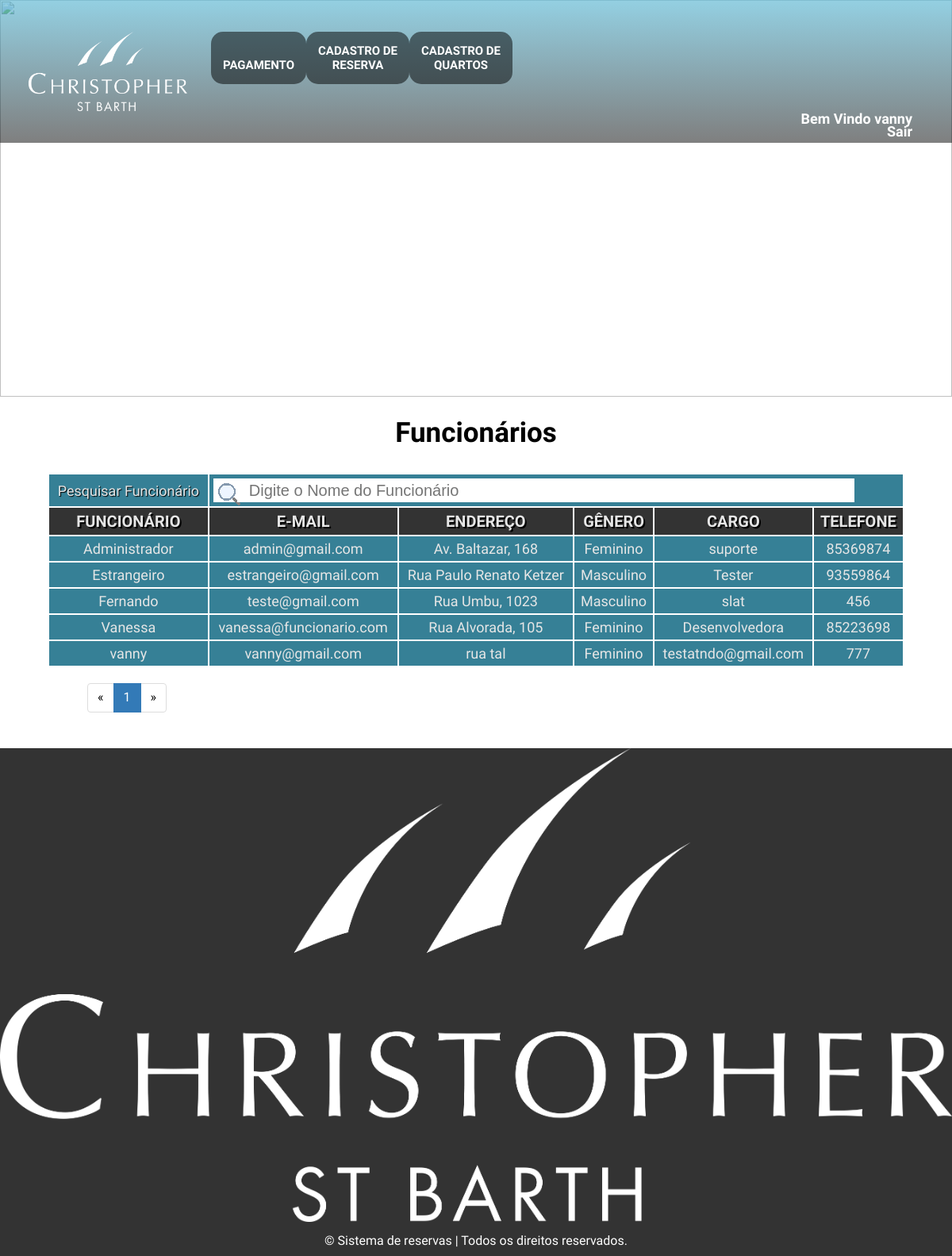
The app's page /funcionarios.php (signed in) with its own data.
### tables this page shows
CREATE TABLE `funcionarios` (
  `id` int(11) NOT NULL,
  `nome` varchar(100) NOT NULL,
  `endereco` varchar(100) NOT NULL,
  `cpf` varchar(100) NOT NULL,
  `telefone` varchar(100) NOT NULL,
  `sexo` varchar(100) NOT NULL,
  `cargo` varchar(100) NOT NULL,
  `email` varchar(100) NOT NULL,
  `senha` varchar(100) NOT NULL,
  `tiririca` varchar(30) DEFAULT NULL
);

### php/conexao.php (called while the page is built, shortened)
<?php
class conecta extends config{
function __construct(){
	$this->pdo = new PDO("mysql:host=".$this->host.";dbname=".$this->db,$this->usuario,$this->senha, array(
    PDO::ATTR_ERRMODE => PDO::ERRMODE_EXCEPTION,
    PDO::MYSQL_ATTR_INIT_COMMAND => "SET NAMES utf8"
  ));
}
}
?>

### funcionarios.php (the view, shortened to what this page needs)
<?php
include("php/conexao.php");
if(!empty($_SESSION["email"])){
$email = $_SESSION['email'];
$itens_por_pagina =10;
$cone = new conecta();
if(empty($_GET["pagina"]))
    $pagina =0;
else
    $pagina = intval($_GET["pagina"]);
$sql_contador = $cone->pdo->prepare("SELECT * FROM funcionarios");
$sql_contador->execute();
$linhas =$sql_contador->rowCount();
$num_total = $linhas;
$num_paginas = ceil($num_total / $itens_por_pagina);
$consulta = $cone->pdo->prepare("SELECT * FROM funcionarios WHERE email = :email");
$consulta->bindValue(":email", $email);
$consulta->execute();
$administrador=$consulta->fetch(PDO::FETCH_ASSOC);
echo '<!DOCTYPE html>
<html>
<head>
	<meta charset="UTF-8" />
	<title>Funcionários | Sistema de reservas</title>
	<link href="estilos/funcionarios-estilo.css" rel="stylesheet"/>
	<link href="estilos/padrao_estilo.css" rel="stylesheet" />
	<link href="bootstrap/css/bootstrap.css" rel="stylesheet">
	<script src="javascript/menu.js"></script>
	<script src="javascript/jquery.min.js"></script>
	<link href="https://fonts.googleapis.com/css?family=BioRhyme" rel="stylesheet">
	<link rel="icon" href="img/icone.png" />
	<meta name="viewport" content="width=device-width, initial-scale=1, maximum-scale=1, user-scalable=no">
	<meta name="robots" content="noindex, nofollow">
<script>
$(window).load(function(){
$("body").css("display","block");
});
</script>
<script>
$(function(){
var nav = $("#navegacao");
$(window).scroll(function () {
if ($(this).scrollTop() > 0) {
nav.addClass("menu-fixo");
} else {
nav.removeClass("menu-fixo");
}
});
});
</script>
</head>
<body onload="carrega()">
<section id="fundo">
<header id="header">
<figure>
<figcaption>
<nav id="navegacao">
    <a href="index"><img src="img/logo.png" id="logo" alt="Sistema de reservas" title="Sistema de reservas"></a>
<ul>
	<a href="cadastro/pagseguro" title="Pagamento"><li> <br>Pagamento</li></a>';
if($administrador["tiririca"]== "admin"){
	echo'<a href="cadastro/funcionario" title="Cadastro de Funcionário"><li>Cadastro de <br>Funcionário</li></a>';
}else{
	echo'<a href="chamado/Reserva" title="Cadastro de Reserva"><li>Cadastro de <br>Reserva</li></a>';
}
echo'<a href="cadastro/quarto" title="Cadastro de Quartos"><li>Cadastro de <br>Quartos</li></a>
</ul>
</div>
    <a href="#" onclick=\'carrega_menu("menu_mobile")\'><img src="img/menu-icone.png" id="icone-menu" alt="Menu"></a>
<ul id="menu_mobile">
	<a href="cadastro/pagseguro" title="Pagamento"><li> <br>Pagamento</li></a>';
echo '<a href="cadastro/quarto" title="Cadastro de Quartos"><li>Cadastro de Quartos</li></a>
</ul>';
if(empty(!$_SESSION["email"])){
$nome = explode(" ",$administrador["nome"]);
print('<p class="login">Bem Vindo '.$nome[0].'</p><br>');
print('<a href="logout" class="sair">Sair</a>');
}
echo'
</nav>
</figcaption>
</figure>
</header>
<section id="slide">
<img src="img/imagem_fundo.jpg" class="imagem_fundo" title="Sistema de reservas" alt="Sistema de reservas">
<img src="img/imagem_fundo-2.jpg" class="imagem_fundo2">
<img src="img/imagem_fundo-3.jpg" class="imagem_fundo3">
</section>
<section class="todo">
<section id="sobre">
	<h2>Funcionários</h2>
<table>
<tr>
<form action="funcionarios.php" method="post">
<td class="titulo_tabela" class="titulo_tabela">Pesquisar Funcionário</td>
<td colspan="6"><span class="img_pesquisa"><img src="img/pesquisa.png"></span><input type="text" id="pesquisa" name="pesquisa" placeholder="Digite o Nome do Funcionário" title="Digite o Nome do Funcionário"/></td>
</form>
</tr>';
$atlet = $cone->pdo->prepare("SELECT * FROM funcionarios");
$atlet->execute();
$sem_funcionario = $atlet->fetch(PDO::FETCH_ASSOC);
if(empty($sem_funcionario)){
echo '<tr><th>Funcionário</th><th>E-mail</th><th>Endereço</th><th>Gênero</th><th>Cargo</th><th>Telefone</th></tr>';
echo '<tr>';
echo '<td class="espaco" colspan="6">Não possui Funcionários cadastrados</td>';
echo '</tr></table>';
}else{
if(!empty($_POST["pesquisa"])){
$busca = $_POST["pesquisa"];
$consulta_funcionario = $cone->pdo->prepare("SELECT * FROM funcionarios WHERE nome LIKE '%$busca%' order by nome");
$consulta_funcionario->execute();
$vazio = $consulta_funcionario->fetch(PDO::FETCH_ASSOC);
if(!empty($vazio)){
$consulta = $cone->pdo->prepare("SELECT * FROM funcionarios WHERE nome LIKE '%$busca%' order by nome");
$consulta->execute();
echo '<tr><th>Funcionário</th><th>E-mail</th><th>Endereço</th><th>Gênero</th><th>Cargo</th><th>Telefone</th></tr>';
while($lista = $consulta->fetch(PDO::FETCH_ASSOC)){
$id = $lista["id"];
$name = $lista["nome"];
echo'<tr>
<td>'.$lista["nome"].'</td>
<td>'.$lista["email"].'</td>
<td>'.$lista["endereco"].'</td>
<td>'.$lista["sexo"].'</td>
<td>'.$lista["cargo"].'</td>
<td>'.$lista["telefone"].'</td>';
echo '
<td class="esquecido"><input type="text" name="mic" value="'.$lista['id'].'"></td>
</tr>';
}
echo '</table>';
if(empty($_GET["pagina"]))
    $pagina =0;
else
    $pagina = intval($_GET["pagina"]);
$sql1 = $cone->pdo->prepare("SELECT * FROM funcionarios WHERE nome LIKE '%$busca%' limit $pagina, $itens_por_pagina");
$sql1->execute();
$funcionario1=$sql1->fetch(PDO::FETCH_ASSOC);
$contador = $cone->pdo->prepare("SELECT * FROM funcionarios WHERE nome LIKE '%$busca%' limit $pagina, $itens_por_pagina");
$contador->execute();
$linhas =$contador->rowCount();
$total = $linhas;
$num_pag = ceil($total / $itens_por_pagina);
echo '<ul class="pagination">
<li>
<a href="funcionarios.php?pagina=0" aria-label="Previous">
<span aria-hidden="true">&laquo;</span>
</a>
</li>';
for($i=0;$i<$num_pag;$i++){
$estilo = "";
if($pagina == $i)
$estilo = 'class="active"';
echo'<li '.$estilo.'><a href="funcionarios.php?pagina='.$i.'">'.($i+1).'</a></li>';
}
echo '<li>
<a href="funcionarios.php?pagina='.($num_pag-1).'" aria-label="Next">
<span aria-hidden="true">&raquo;</span>
</a>
</li>
</ul>';
}elseif(empty($vazio)){
echo '<tr><th>Funcionário</th><th>E-mail</th><th>Endereço</th><th>Gênero</th><th>Cargo</th><th>Telefone</th></tr>';
echo '<tr>';
echo '<td class="espaco" colspan="6">Funcionário não encontrado!</td>';
echo '</tr></table>';
}
}else{
$consulta_funcionario = $cone->pdo->prepare("SELECT * FROM funcionarios order by nome limit $pagina, $itens_por_pagina");
$consulta_funcionario->execute();
echo '<tr><th>Funcionário</th><th>E-mail</th><th>Endereço</th><th>Gênero</th><th>Cargo</th><th>Telefone</th></tr>';
while($lista = $consulta_funcionario->fetch(PDO::FETCH_ASSOC)){
echo'<tr>
<td>'.$lista["nome"].'</td>
<td>'.$lista["email"].'</td>
<td>'.$lista["endereco"].'</td>
<td>'.$lista["sexo"].'</td>
<td>'.$lista["cargo"].'</td>
<td>'.$lista["telefone"].'</td>';
echo '
<td class="esquecido"><input type="text" name="mic" value="'.$lista['id'].'"></td>
</tr></form>';
}
echo '</table>
<ul class="pagination">
<li>
<a href="funcionarios.php?pagina=0" aria-label="Previous">
<span aria-hidden="true">&laquo;</span>
</a>
</li>';
for($i=0;$i<$num_paginas;$i++){
$estilo = "";
if($pagina == $i)
$estilo = 'class="active"';
echo'<li '.$estilo.'><a href="funcionarios.php?pagina='.$i.'">'.($i+1).'</a></li>';
}
echo '<li>
<a href="funcionarios.php?pagina='.($num_paginas-1).'" aria-label="Next">
<span aria-hidden="true">&raquo;</span>
</a>
</li>
</ul>';
}
}
echo '
</section>
</section>
<footer>
<img src="img/logo.png" alt="Sistema de reservas" title="Sistema de reservas">
<p>© Sistema de reservas | Todos os direitos reservados.</p>
</footer>
</section>
</body>
</html>';
}else{
echo '<meta http-equiv="refresh" content="0, url=login.php">';
}
?>

### estilos/funcionarios-estilo.css (style rules this page uses)
#slide { width: 100%;margin:0; padding: 0;position: relative;float:left;top:0; }
#slide img.imagem_fundo2 { width: 100%;max-width: 100%;height:500px;max-height: 100%;z-index:1;position:relative;float:left;display:none; }
section#sobre { padding-top:25px;width:70%;margin-left:15%;position:relative;float:left;padding-bottom:25px; }
section#sobre h2 { text-align:center;font-size:35px; }
section#sobre table { width:100%;position:relative;float:left;margin-top:30px; }
section#sobre table th { background:rgba(0,0,0,0.8);color:rgba(230,230,230,1);font-size:20px;text-transform: uppercase;text-shadow:2px 2px #000;padding:10px;box-sizing:border-box; }
section#sobre table td { white-space: nowrap;background:rgba(54,128,150,1);color:rgba(230,230,230,1);padding:10px;text-align:center;box-sizing:border-box;font-size:18px; }
section#sobre table img { margin:5px auto;width:40px;height:40px;display:block; }
section#sobre #pesquisa { color:rgba(0,0,0,1);font-size: 20px;width: 90%;float:left;height: 30px; border:0;box-sizing: border-box;text-indent:15px; }
span.img_pesquisa { float:left;width:30px;margin:0;background-color: rgba(255,255,255,1);height: 30px; }
span.img_pesquisa img { max-width: 100%;max-height: 100%;height: 25px;margin-top: 2.5px;padding-left:5px; }
td.titulo_tabela { text-align: center;background:rgba(37,132,60,1);color:rgba(255,255,255,1);text-shadow: 1px 1px 1px #000;font-size: 20px;padding-right: 20px; padding-left: 20px; }
section.todo { overflow: scroll;width:100%;float:left;position:relative; }
ul.pagination { width:100%;float:left;position:relative; }
@media screen and (max-width:1800px ) { section#sobre { width:90%;margin-left:5%; } }
@media screen and (max-width:1600px ) { section#sobre table td { padding:5px } }
@media screen and (max-width:1600px ) { section#sobre table th { padding:5px; } }
@media screen and (max-width:1200px ) { #slide img.imagem_fundo2 { display:block; } }

### estilos/padrao_estilo.css (style rules this page uses)
* { margin:0; padding:0; }
body { overflow-x: hidden;font-family: 'BioRhyme', serif; }
#fundo { width: 100%; }
header { width:100%; height:180px; -webkit-transition: all .25s linear; -moz-transition: all .25s linear; -ms-transition: all .25s linear; transition: all .25s linear;position: absolute; }
header figure { max-width: 100%; width: 100%; max-height: 100%; height: 100%; position: relative; margin:0; padding: 0;overflow: hidden; }
header figure figcaption nav img#logo { margin-top:40px; max-width: 100%;width:200px; height:100px; margin-left:15%; float:left;margin-right:180px; }
header figure figcaption { border-radius: 10px;width: 100%;text-align:center;font-weight: bold; }
header figure figcaption nav { display: block;float:left;position: relative;display: block; width: 100%; }
header figure figcaption nav ul { margin-top:40px;float:left; }
header figure figcaption nav li { padding:20px;margin:0;display: inline-block;text-transform: uppercase;box-sizing:border-box;font-size:15px;background:rgba(0,0,0,0.5);border-radius:15px; }
header figure figcaption nav p.login { float:right;font-size:18px;color:rgba(255,255,255,1);position:absolute;right:20px; }
header figure figcaption nav a.sair { float:right;font-size:18px;color:rgba(255,255,255,1);position:absolute;right:20px;height:20px; }
header figure figcaption nav a { text-decoration: none; color:#FFF;text-decoration:none; }
#navegacao { position: absolute;width: 100%; height: 180px;background-image:linear-gradient(to bottom, rgba(102,188,214,0.7),rgba(0,0,0,0.5));z-index:2; }
ul.pagination span { color:rgba(0,0,0,1); }
footer { margin:0 auto;clear:both;background:rgba(0,0,0,0.8);text-align: center;position: relative;color:rgba(255,255,255,1); }
footer p { padding:10px; }
footer > img { max-width: 100%; }
@media screen and (max-width:1600px ) { header figure figcaption nav img#logo { margin-left:10%;margin-right:100px; } }
@media screen and (max-width:1200px ) { header figure figcaption nav img#logo { margin-left:3%;margin-right:30px; } }
@media screen and (max-width:1200px ) { header figure figcaption nav li { padding:15px; } }
@media screen and (max-width:1200px ) { header figure figcaption nav p.login { right:50px;bottom:20px;margin-right:0; } }
@media screen and (max-width:1200px ) { header figure figcaption nav a.sair { right:50px;bottom:5px;margin-right:0; } }

### records on screen
funcionarios: nome "vanny", email "vanny@gmail.com", endereco "rua tal", sexo "Feminino", cargo "testatndo@gmail.com", telefone "777"
funcionarios: nome "Administrador", email "admin@gmail.com", endereco "Av. Baltazar, 168", sexo "Feminino", cargo "suporte", telefone "85369874"
funcionarios: nome "Estrangeiro", email "estrangeiro@gmail.com", endereco "Rua Paulo Renato Ketzer", sexo "Masculino", cargo "Tester", telefone "93559864"
funcionarios: nome "Fernando", email "teste@gmail.com", endereco "Rua Umbu, 1023", sexo "Masculino", cargo "slat", telefone "456"
funcionarios: nome "Vanessa", email "vanessa@funcionario.com", endereco "Rua Alvorada, 105", sexo "Feminino", cargo "Desenvolvedora", telefone "85223698"
